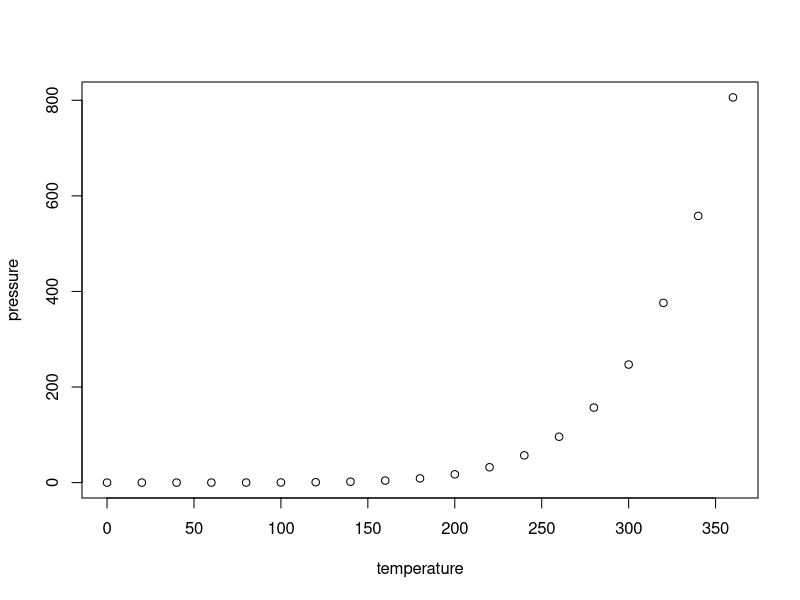
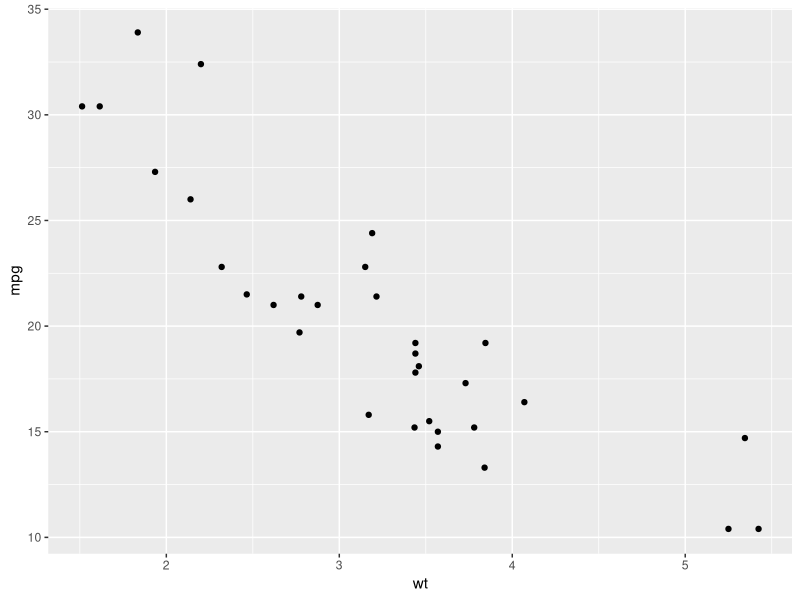
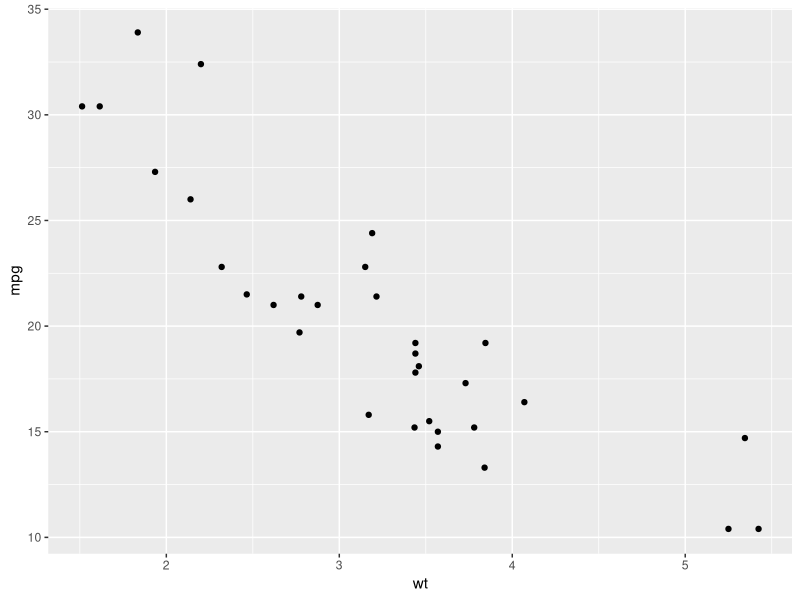
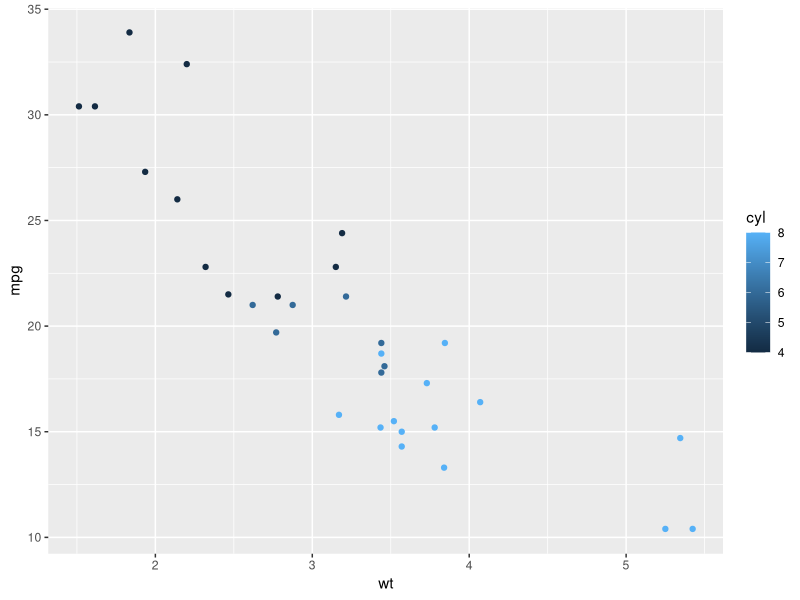
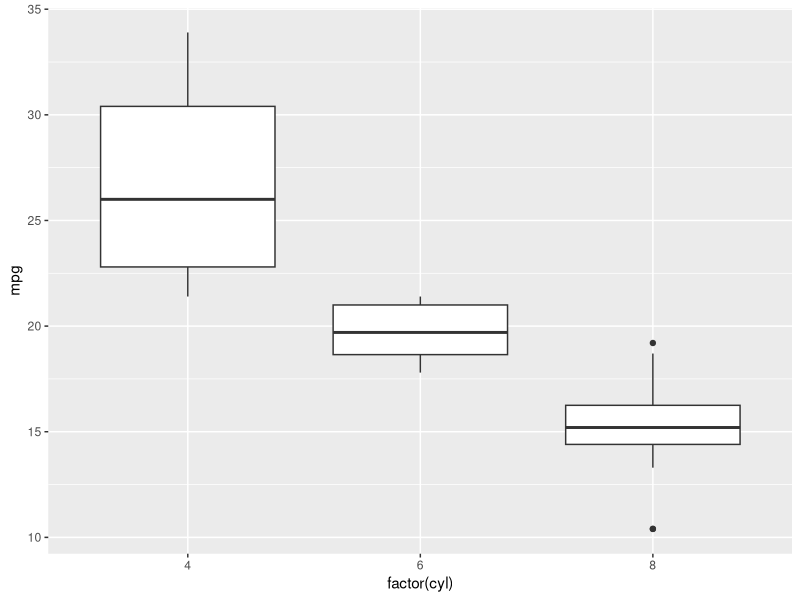

Recreate these plots in R, in order.
## ---- chunk 1
knitr::opts_chunk$set(echo = TRUE)
library(tidyverse)
## ---- chunk 2
summary(cars)
## ---- chunk 3
plot(pressure)
## ---- chunk 4
library(tidyverse)
## ---- chunk 5
glimpse(mtcars)
# View(mtcars)
## ---- chunk 6
# a basic scatterplot
ggplot(data = mtcars, aes(x = wt, y = mpg)) +
  geom_point()
## ---- chunk 7
# adding color
ggplot(data = mtcars, aes(x = wt, y = mpg), color = "blue") +
  geom_point()
## ---- chunk 8
# mapping a variable to color
ggplot(data = mtcars, aes(x = wt, y = mpg, color = cyl)) +
  geom_point()
## ---- chunk 9
glimpse(mtcars)
## ---- chunk 10
# a basic boxplot
ggplot(data = mtcars, aes(x = factor(cyl), y = mpg)) +
  geom_boxplot()
## ---- chunk 11
data()
## ---- chunk 12
?iris
